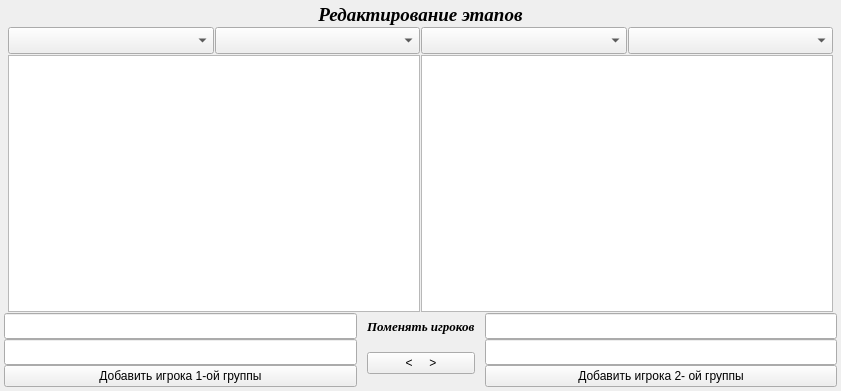
   <widget class="QWidget" name="widget" native="true">
    <property name="geometry">
     <rect>
      <x>260</x>
      <y>270</y>
      <width>841</width>
      <height>391</height>
     </rect>
    </property>
    <layout class="QVBoxLayout" name="verticalLayout_10">
     <property name="spacing">
      <number>1</number>
     </property>
     <property name="leftMargin">
      <number>4</number>
     </property>
     <property name="topMargin">
      <number>4</number>
     </property>
     <property name="rightMargin">
      <number>4</number>
     </property>
     <property name="bottomMargin">
      <number>4</number>
     </property>
     <item>
      <widget class="QLabel" name="label_57">
       <property name="font">
        <font>
         <family>Times New Roman</family>
         <pointsize>14</pointsize>
         <weight>75</weight>
         <italic>true</italic>
         <bold>true</bold>
        </font>
       </property>
       <property name="text">
        <string>Редактирование этапов</string>
       </property>
       <property name="alignment">
        <set>Qt::AlignCenter</set>
       </property>
      </widget>
     </item>
     <item>
      <layout class="QGridLayout" name="gridLayout_6">
       <property name="leftMargin">
        <number>4</number>
       </property>
       <property name="rightMargin">
        <number>4</number>
       </property>
       <item row="0" column="0">
        <layout class="QGridLayout" name="gridLayout_3">
         <item row="0" column="0">
          <widget class="QComboBox" name="comboBox_edit_etap1">
           <property name="sizePolicy">
            <sizepolicy hsizetype="Preferred" vsizetype="Fixed">
             <horstretch>0</horstretch>
             <verstretch>0</verstretch>
            </sizepolicy>
           </property>
           <property name="font">
            <font>
             <family>Times New Roman</family>
             <pointsize>12</pointsize>
             <weight>75</weight>
             <italic>true</italic>
             <bold>true</bold>
            </font>
           </property>
          </widget>
         </item>
         <item row="1" column="0" colspan="2">
          <widget class="QListWidget" name="listWidget_first_group">
           <property name="font">
            <font>
             <family>Times New Roman</family>
             <pointsize>11</pointsize>
            </font>
           </property>
          </widget>
         </item>
         <item row="0" column="1">
          <widget class="QComboBox" name="comboBox_first_group">
           <property name="font">
            <font>
             <family>Times New Roman</family>
             <pointsize>12</pointsize>
             <italic>true</italic>
            </font>
           </property>
          </widget>
         </item>
        </layout>
       </item>
       <item row="0" column="1">
        <layout class="QGridLayout" name="gridLayout_4">
         <item row="0" column="1">
          <widget class="QComboBox" name="comboBox_second_group">
           <property name="font">
            <font>
             <family>Times New Roman</family>
             <pointsize>12</pointsize>
             <italic>true</italic>
            </font>
           </property>
          </widget>
         </item>
         <item row="1" column="0" colspan="2">
          <widget class="QListWidget" name="listWidget_second_group">
           <property name="sizePolicy">
            <sizepolicy hsizetype="Expanding" vsizetype="Expanding">
             <horstretch>0</horstretch>
             <verstretch>0</verstretch>
            </sizepolicy>
           </property>
           <property name="font">
            <font>
             <family>Times New Roman</family>
             <pointsize>11</pointsize>
            </font>
           </property>
          </widget>
         </item>
         <item row="0" column="0">
          <widget class="QComboBox" name="comboBox_edit_etap2">
           <property name="font">
            <font>
             <family>Times New Roman</family>
             <pointsize>12</pointsize>
             <weight>75</weight>
             <italic>true</italic>
             <bold>true</bold>
            </font>
           </property>
          </widget>
         </item>
        </layout>
       </item>
      </layout>
     </item>
     <item>
      <layout class="QGridLayout" name="gridLayout">
       <property name="leftMargin">
        <number>0</number>
       </property>
       <property name="horizontalSpacing">
        <number>10</number>
       </property>
       <property name="verticalSpacing">
        <number>0</number>
       </property>
       <item row="1" column="1" rowspan="2">
        <widget class="QPushButton" name="Button_change_player">
         <property name="text">
          <string>&lt;     &gt;</string>
         </property>
        </widget>
       </item>
       <item row="1" column="0">
        <widget class="QLineEdit" name="lineEdit_change_pl1_2">
         <property name="sizePolicy">
          <sizepolicy hsizetype="Expanding" vsizetype="Fixed">
           <horstretch>0</horstretch>
           <verstretch>0</verstretch>
          </sizepolicy>
         </property>
         <property name="font">
          <font>
           <family>Times New Roman</family>
           <pointsize>11</pointsize>
           <italic>true</italic>
          </font>
         </property>
        </widget>
       </item>
       <item row="2" column="2">
        <widget class="QPushButton" name="Button_add_pl2">
         <property name="text">
          <string>Добавить игрока 2- ой группы</string>
         </property>
        </widget>
       </item>
       <item row="2" column="0">
        <widget class="QPushButton" name="Button_add_pl1">
         <property name="text">
          <string>Добавить игрока 1-ой группы</string>
         </property>
        </widget>
       </item>
       <item row="1" column="2">
        <widget class="QLineEdit" name="lineEdit_change_pl2_2">
         <property name="sizePolicy">
          <sizepolicy hsizetype="Expanding" vsizetype="Fixed">
           <horstretch>0</horstretch>
           <verstretch>0</verstretch>
          </sizepolicy>
         </property>
         <property name="font">
          <font>
           <family>Times New Roman</family>
           <pointsize>11</pointsize>
           <italic>true</italic>
          </font>
         </property>
        </widget>
       </item>
       <item row="0" column="2">
        <widget class="QLineEdit" name="lineEdit_change_pl2">
         <property name="sizePolicy">
          <sizepolicy hsizetype="Preferred" vsizetype="Fixed">
           <horstretch>0</horstretch>
           <verstretch>0</verstretch>
          </sizepolicy>
         </property>
         <property name="font">
          <font>
           <family>Times New Roman</family>
           <pointsize>11</pointsize>
           <italic>true</italic>
          </font>
         </property>
        </widget>
       </item>
       <item row="0" column="0">
        <widget class="QLineEdit" name="lineEdit_change_pl1">
         <property name="sizePolicy">
          <sizepolicy hsizetype="Expanding" vsizetype="Fixed">
           <horstretch>0</horstretch>
           <verstretch>0</verstretch>
          </sizepolicy>
         </property>
         <property name="font">
          <font>
           <family>Times New Roman</family>
           <pointsize>11</pointsize>
           <italic>true</italic>
          </font>
         </property>
        </widget>
       </item>
       <item row="0" column="1">
        <widget class="QLabel" name="label_59">
         <property name="font">
          <font>
           <family>Times New Roman</family>
           <pointsize>10</pointsize>
           <weight>75</weight>
           <italic>true</italic>
           <bold>true</bold>
          </font>
         </property>
         <property name="text">
          <string>Поменять игроков</string>
         </property>
        </widget>
       </item>
      </layout>
     </item>
    </layout>
   </widget>
